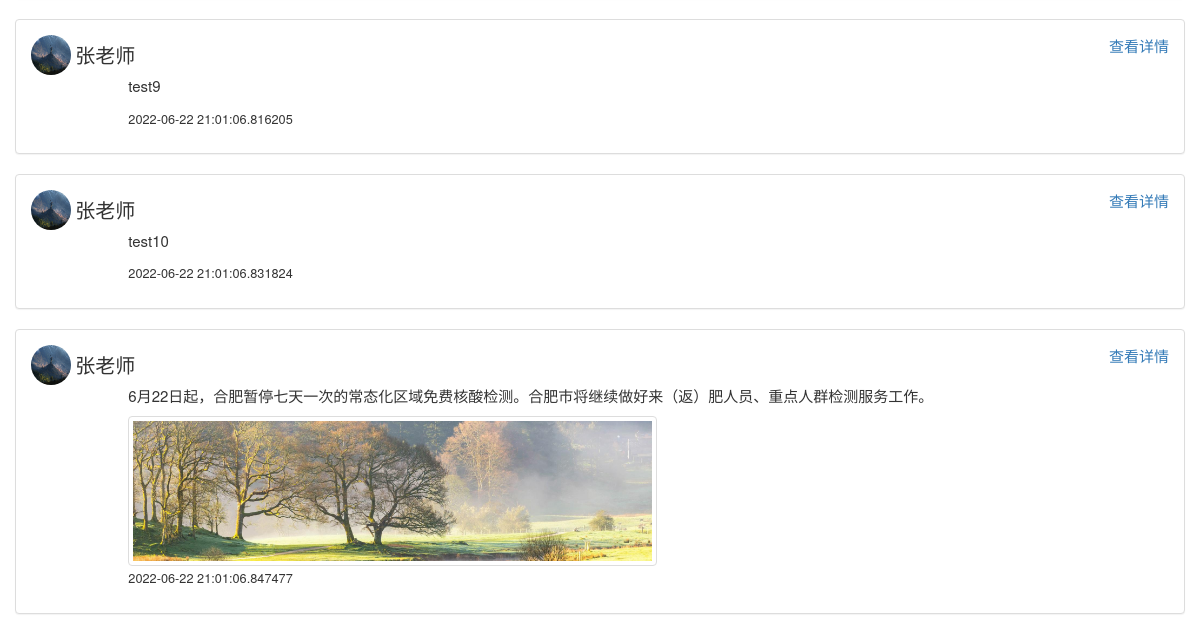
Page /home/1234567 (signed in, lower part) on the earlier database version.
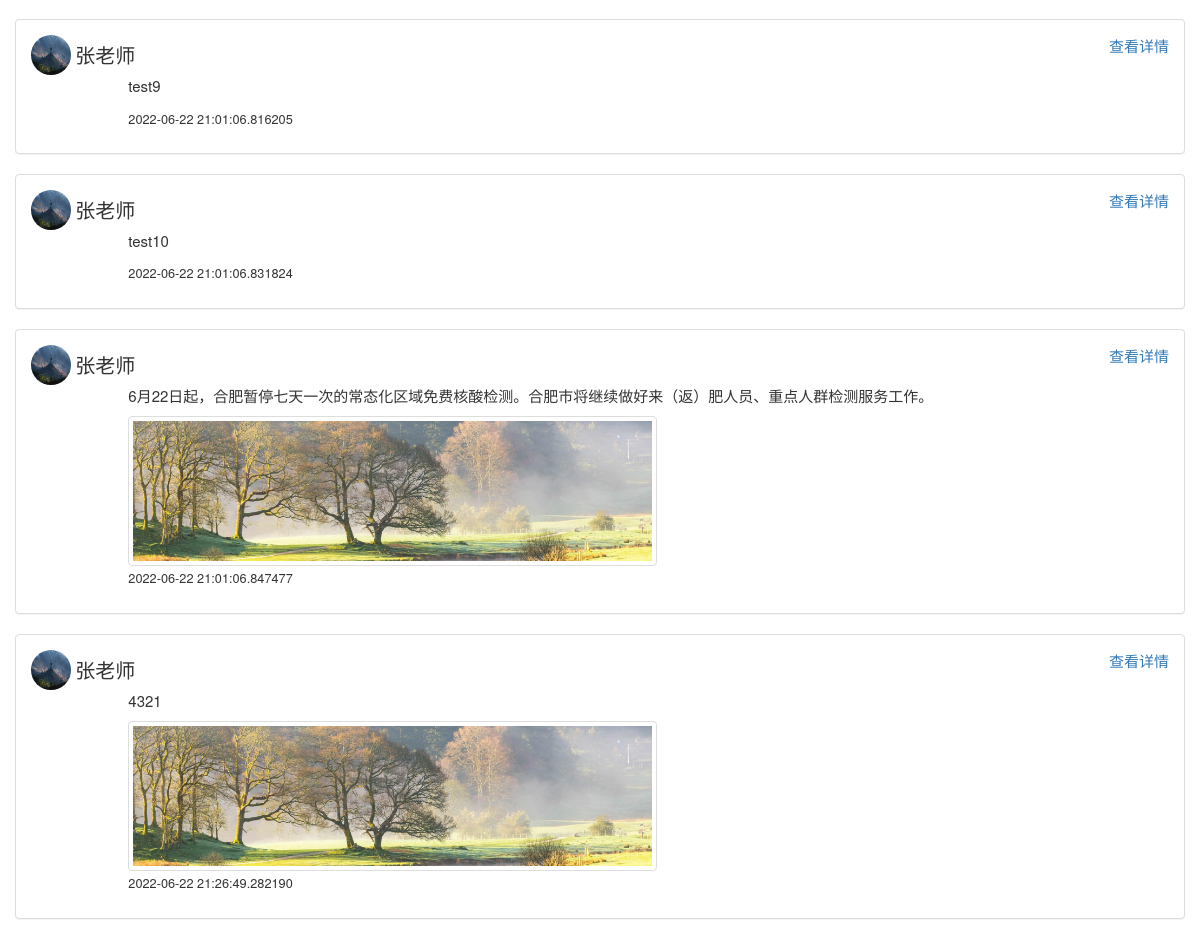
Same page on the later database version.
### sql.py (models this page shows)
class post(db.Model):#帖子
    id=db.Column(db.Integer, primary_key=True)
    post_content=db.Column(db.Text)#帖子内容
    create_at = db.Column(db.DateTime, default=datetime.datetime.now)
    update_at = db.Column(db.DateTime, default=datetime.datetime.now, onupdate=datetime.datetime.now)
    publish_user_id=db.Column(db.Integer, db.ForeignKey('user.id'))#发的人
    publish_user_name=db.Column(db.String(20))
    picture_number=db.Column(db.Integer)
    post_comments=db.relationship('post_comment',backref='post_comments')#评论
    status=db.Column(db.String(20))#状态,比如删除/隐藏

### apps/basic.py (the view)
@basicbp.route('/home/<user_id>')
def home(user_id):
    if (current_user.is_authenticated==False):
        return redirect(url_for("basic.login"))
    user=load_user(user_id)
    post=user.user_post
    user_intro=user.intro
    return render_template("home.html",user_name=user.name,user_intro=user_intro,all_post=post,user_id=current_user.id)

### sql.py (called while the page is built)
@login_manager.user_loader
def load_user(user_id):  # 创建用户加载回调函数，接受用户 ID 作为参数
    user = User.query.get(int(user_id))  # 用 ID 作为 User 模型的 主键查询对应的用户
    return user

### apps/templates/home.html (shortened to what this page needs)
<!DOCTYPE html>
<html>
<head>
    <link rel="stylesheet" href="{{ url_for('static', filename='css/bootstrap.min.css') }}">
    <link href="{{ url_for('static', filename='css/minecss.css') }}" rel="stylesheet">
</head>
<body style="background: url(../static/images/top_image.jpg) no-repeat;background-size:100%;font-size: 15px;">
{% include "common/header.html" %}
<div class="container">
    <br><br><br><br><br>
    <br><br>
    <div class="row">
        {% for post in all_post %}
        <div class="panel panel-default">
            <div class="panel-body row">
                <div class="col-md-12">
                    <img class="img-circle" style="width:40px;height:40px;"
                         src="{{url_for('static', filename='images/user/'+post.publish_user_id|string+'/head.jpg')}}">
                    <span style="vertical-align:middle;font-size: 20px">{{post.publish_user_name}}</span>
                    <a href={{url_for("basic.viewpost",post_id=post.id)}}>
                        <div class="pull-right">查看详情</div>
                    </a>
                </div>
                <div class="col-md-offset-1 col-md-11">
                    <p>{{post.post_content}}</p>
                    {% if post.picture_number %}
                    <div style="height:150px">
                        <img class="img-thumbnail" style="max-height:100%;width:auto"
                             src="{{url_for('static', filename='images/post/'+post.id|string+'/'+post.picture_number|string+'.jpg')}}">
                    </div>
                    {% endif %}
                    <p><small>{{post.update_at}}</small></p>
                </div>
            </div>
        </div>
        {% endfor %}
    </div>
</div>
</body>
</html>

### apps/templates/common/header.html (shortened to what this page needs)
<br><br>

Differences in the rows shown:
added post: publish_user (picture), publish_user_name "张老师", post_content "4321", picture_number 1 (drawn), update_at "2022-06-22 21:26:49.282190"
